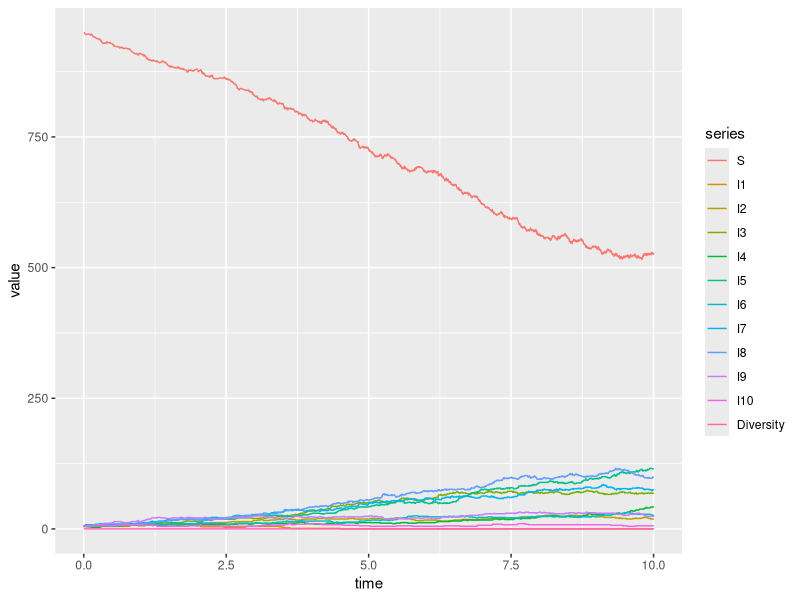
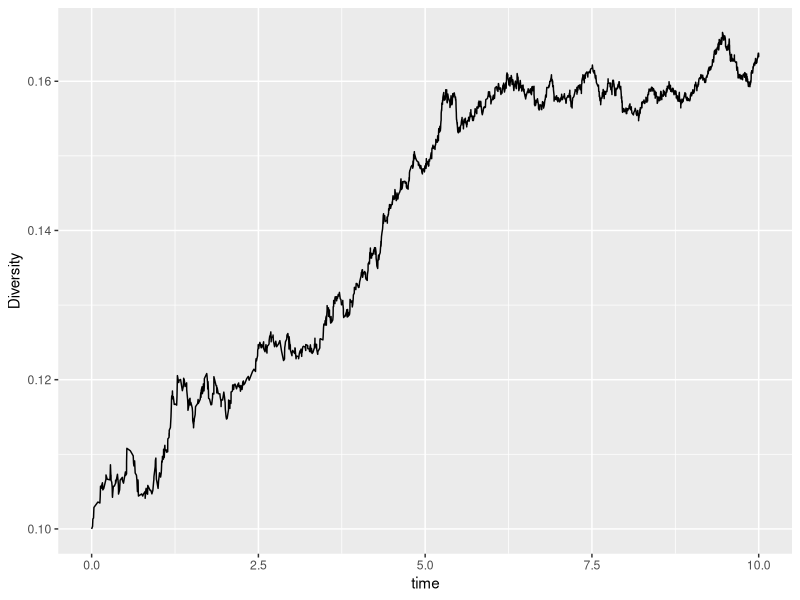

These figures' R source, in order:
#Preston Stringham - January 2019
# Rhinovirus Diversity Experiment. Required packages: reshape2, ggplot2

#NUMBER OF SEROTYPES
m <- 10

#SET gn TO GET m
gn <- c(runif(m, 0.3, 0.3))

#m SEROTYPES
m <- length(gn)

N <- 1000
mu <- 0.01

#UNIFORMLY SELECT bn VALUES FOR m SEROTYPES
bn_lower = 0.5
bn_upper = 0.8
bn <- runif(m, bn_lower, bn_upper)

#SET INITIAL INFECTED POPULATION DATA#
In <- c(runif(m, 5, 5))

#MAKE SURE CONDITIONS HAVE SAME LENGTH
if(length(bn) != length(gn) && length(bn) != length(In)){
  stop("Not enough infection rates, recovery rates, or initial infected population... Please fix...")
}else{
  
  #SET NAMES
  Inms <- paste0("I",1:m)
  nms <- c("S", Inms)
  
  #INITIAL TIME
  time <- 0
  
  #SIMULATION DURATION
  duration <- 10
  
  #INITIAL SUSCEPTIBLE POPULATION
  S <- N-sum(In)
  
  #SELECTED SEROTYPE FOR MUTATION
  selected <- 2
  
  #SIMPSON INDEX
  simp_num = In[1:m]^2
  simp_den = sum(In)^2
  simp = sum(simp_num/simp_den)
    
  #CREATE DATAFRAME
  df <- data.frame(time, S, I=t(In), simp)
  names <- c("time", nms, "Diversity")
  colnames(df) <- names
  
  #CREATE GILLESPIE MATRIX
  A <- diag(m+1)
  A[1,1] <- 0
  A[(1:m+1),1] <- -1
  
  B = do.call(rbind, replicate(1, A, simplify=FALSE))*(-1)
  
  M <- rbind(A[1:m+1,], B[1:m+1,])
  
  #SET DATAFRAME ACCESS INDEX
  index <- nrow(df) + 1
  
  while (time < duration){
    
    #SUM OF THE RATE OF THE EVENTS
    r1 <- (1-mu)*(bn*In*S)/N + (mu/m)*sum(bn*In)*S/N
    #r1[selected] <- (1-mu)*(bn[selected]*In[selected]*S)/N
    r2 <- gn*In
    rtot <- sum(r1 + r2)
    
    # GENERATE TIME STEP dt
    dt <- -log(runif(1))/rtot
    
    #ADD dt TO time
    time <- time + dt
    
    #CHOOSE OUTCOME BASED ON RANDOM NUMBER AND SUM OF RATE OF EVENTS
    rand <- runif(1)
    
    #UPDATE POPULATIONS FROM MATRIX
    var <- sample(1:(2*m), 1, prob=c(r1, r2))
    In <- In + M[var,1:m+1]
    S <- S + M[var, 1]
    
    #RECALCULATE SIMPSON INDEX
    simp_num = In[1:m]^2
    simp_den = sum(In)^2
    simp = sum(simp_num/simp_den)
    
    #APPEND TO DATA FRAME
    df[index,] <- c(time, S, In, simp) 
    
    index <- index + 1
    
  }
  
  #Save mean bn and gn values of serotypes after simulation.
  extinct <- c()
  survivors <- c()
  for(i in 3:ncol(df)){
    if(df[nrow(df),i] < 1){
      extinct <- c(extinct, i-2)
    }
    else{
      survivors <- c(survivors, i-2)
    }
  }
  bn_means <- c(mean(bn[extinct]), mean(bn[survivors]))
  gn_means <- c(mean(gn[extinct]), mean(gn[survivors]))
  df_means <- data.frame(bn_means[1], bn_means[2])
  df_means <- rbind(df_means, gn_means)
  
  mean_names <- c("Extinct Mean", "Surivivor Mean")
  rate_names <- c("bn", "gn")
  rownames(df_means) <- rate_names
  colnames(df_means) <- mean_names
  
  #PLOT USING GGPLOT2
  require(ggplot2)
  require(reshape2)
  
  p <- melt(df, id.vars = 'time', variable.name = 'series')
  
  #PLOT FOR EACH SEROTYPE
  #ggplot(p, aes(time,value)) + geom_line() + facet_wrap(.~series, ncol=3)

  #ALL SEROTYPES ON ONE PLOT
  print(ggplot(p, aes(time, value)) + geom_line(aes(colour = series)))
  
  #PLOT DIVERSITY
  #lines(df[,1], df[,ncol(df)])
  #p2 <- ggplot(p, aes(time, value)) + geom_line(data=subset())
  print(ggplot(df, aes(x=time, y = Diversity)) + geom_line())
}